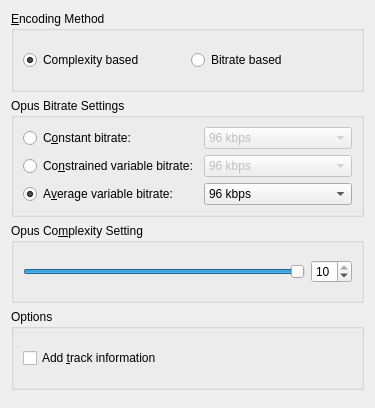
<?xml version="1.0" encoding="UTF-8"?>
<ui version="4.0">
 <class>EncoderOpusConfig</class>
 <widget class="QWidget" name="EncoderOpusConfig">
  <property name="geometry">
   <rect>
    <x>0</x>
    <y>0</y>
    <width>375</width>
    <height>408</height>
   </rect>
  </property>
  <layout class="QVBoxLayout">
   <item>
    <widget class="QGroupBox" name="opus_enc_method">
     <property name="title">
      <string>&amp;Encoding Method</string>
     </property>
     <layout class="QHBoxLayout">
      <item>
       <widget class="QRadioButton" name="kcfg_opus_enc_complexity">
        <property name="text">
         <string>Complexity based</string>
        </property>
        <property name="checked">
         <bool>true</bool>
        </property>
       </widget>
      </item>
      <item>
       <widget class="QRadioButton" name="kcfg_opus_enc_bitrate">
        <property name="text">
         <string>Bitrate based</string>
        </property>
       </widget>
      </item>
     </layout>
    </widget>
   </item>
   <item>
    <widget class="QGroupBox" name="opus_bitrate_settings">
     <property name="enabled">
      <bool>true</bool>
     </property>
     <property name="title">
      <string>Opus Bitrate Settings</string>
     </property>
     <layout class="QGridLayout">
       <item row="0" column="0">
       <widget class="QRadioButton" name="kcfg_set_opus_cbr">
        <property name="text">
         <string>C&amp;onstant bitrate:</string>
        </property>
       </widget>
      </item>
      <item row="0" column="1">
       <widget class="QComboBox" name="kcfg_opus_cbr">
        <property name="enabled">
         <bool>false</bool>
        </property>
        <property name="currentText">
         <string>96 kbps</string>
        </property>
        <property name="currentIndex">
         <number>6</number>
        </property>
        <item>
         <property name="text">
          <string>6 kbps</string>
         </property>
        </item>
        <item>
         <property name="text">
          <string>12 kbps</string>
         </property>
        </item>
        <item>
         <property name="text">
          <string>24 kbps</string>
         </property>
        </item>
        <item>
         <property name="text">
          <string>48 kbps</string>
         </property>
        </item>
        <item>
         <property name="text">
          <string>64 kbps</string>
         </property>
        </item>
        <item>
         <property name="text">
          <string>80 kbps</string>
         </property>
        </item>
        <item>
         <property name="text">
          <string>96 kbps</string>
         </property>
        </item>
        <item>
         <property name="text">
          <string>128 kbps</string>
         </property>
        </item>
        <item>
         <property name="text">
          <string>160 kbps</string>
         </property>
        </item>
        <item>
         <property name="text">
          <string>192 kbps</string>
         </property>
        </item>
        <item>
         <property name="text">
          <string>256 kbps</string>
         </property>
        </item>
       </widget>
      </item>
      <item row="1" column="0">
       <widget class="QRadioButton" name="kcfg_set_opus_cvbr">
        <property name="text">
         <string>Co&amp;nstrained variable bitrate:</string>
        </property>
       </widget>
      </item>
      <item row="1" column="1">
       <widget class="QComboBox" name="kcfg_opus_cvbr">
        <property name="enabled">
         <bool>false</bool>
        </property>
        <property name="currentText">
         <string>96 kbps</string>
        </property>
        <property name="currentIndex">
         <number>6</number>
        </property>
        <item>
         <property name="text">
          <string>6 kbps</string>
         </property>
        </item>
        <item>
         <property name="text">
          <string>12 kbps</string>
         </property>
        </item>
        <item>
         <property name="text">
          <string>24 kbps</string>
         </property>
        </item>
        <item>
         <property name="text">
          <string>48 kbps</string>
         </property>
        </item>
        <item>
         <property name="text">
          <string>64 kbps</string>
         </property>
        </item>
        <item>
         <property name="text">
          <string>80 kbps</string>
         </property>
        </item>
        <item>
         <property name="text">
          <string>96 kbps</string>
         </property>
        </item>
        <item>
         <property name="text">
          <string>128 kbps</string>
         </property>
        </item>
        <item>
         <property name="text">
          <string>160 kbps</string>
         </property>
        </item>
        <item>
         <property name="text">
          <string>192 kbps</string>
         </property>
        </item>
        <item>
         <property name="text">
          <string>256 kbps</string>
         </property>
        </item>
       </widget>
      </item>
      <item row="2" column="0">
       <widget class="QRadioButton" name="kcfg_set_opus_vbr">
        <property name="text">
         <string>A&amp;verage variable bitrate:</string>
        </property>
        <property name="checked">
         <bool>true</bool>
        </property>
       </widget>
      </item>
      <item row="2" column="1">
       <widget class="QComboBox" name="kcfg_opus_vbr">
        <property name="enabled">
         <bool>true</bool>
        </property>
        <property name="currentText">
         <string>96 kbps</string>
        </property>
        <property name="currentIndex">
         <number>6</number>
        </property>
        <item>
         <property name="text">
          <string>6 kbps</string>
         </property>
        </item>
        <item>
         <property name="text">
          <string>12 kbps</string>
         </property>
        </item>
        <item>
         <property name="text">
          <string>24 kbps</string>
         </property>
        </item>
        <item>
         <property name="text">
          <string>48 kbps</string>
         </property>
        </item>
        <item>
         <property name="text">
          <string>64 kbps</string>
         </property>
        </item>
        <item>
         <property name="text">
          <string>80 kbps</string>
         </property>
        </item>
        <item>
         <property name="text">
          <string>96 kbps</string>
         </property>
        </item>
        <item>
         <property name="text">
          <string>128 kbps</string>
         </property>
        </item>
        <item>
         <property name="text">
          <string>160 kbps</string>
         </property>
        </item>
        <item>
         <property name="text">
          <string>192 kbps</string>
         </property>
        </item>
        <item>
         <property name="text">
          <string>256 kbps</string>
         </property>
        </item>
       </widget>
      </item>
     </layout>
    </widget>
   </item>
   <item>
    <widget class="QGroupBox" name="opus_complexity_settings">
     <property name="whatsThis">
      <string>You can set the complexity of the encoded stream here. A higher value implies a higher complexity but encodes slower.</string>
     </property>
     <property name="title">
      <string>Opus Co&amp;mplexity Setting</string>
     </property>
     <layout class="QHBoxLayout">
      <item>
       <layout class="QHBoxLayout" name="horizontalLayout">
        <item>
         <widget class="QSlider" name="complexitySlider">
          <property name="whatsThis">
            <string>Higher is better but slower</string>
          </property>
          <property name="orientation">
           <enum>Qt::Horizontal</enum>
          </property>
          <property name="minimum">
            <number>0</number>
          </property>
          <property name="maximum">
            <number>10</number>
          </property>
          <property name="value">
            <number>10</number>
          </property>
         </widget>
        </item>
       </layout>
      </item>
      <item>
       <widget class="QSpinBox" name="kcfg_opus_complexity">
        <property name="whatsThis">
         <string>Higher is better but slower</string>
        </property>
        <property name="minimum">
         <number>0</number>
        </property>
        <property name="maximum">
         <number>10</number>
        </property>
        <property name="value">
         <number>10</number>
        </property>
       </widget>
      </item>
     </layout>
    </widget>
   </item>
   <item>
    <widget class="QGroupBox" name="fileOptions">
     <property name="title">
      <string>Options</string>
     </property>
     <layout class="QVBoxLayout">
      <item>
       <widget class="QCheckBox" name="kcfg_opus_comments">
        <property name="enabled">
         <bool>true</bool>
        </property>
        <property name="whatsThis">
         <string>Add a description of the song to the file header. This makes it easy for the user to get advanced song information shown by his media player. You can get this information automatically via the Internet. Look at the &lt;i&gt;&quot;CDDB Retrieval&quot;&lt;/i&gt; control module for details.</string>
        </property>
        <property name="text">
         <string>Add &amp;track information</string>
        </property>
       </widget>
      </item>
     </layout>
    </widget>
   </item>
   <item>
    <spacer name="spacer9">
     <property name="orientation">
      <enum>Qt::Vertical</enum>
     </property>
     <property name="sizeType">
      <enum>QSizePolicy::Expanding</enum>
     </property>
    </spacer>
   </item>
  </layout>
 </widget>
 <resources/>
 <connections>
  <connection>
   <sender>kcfg_opus_enc_bitrate</sender>
   <signal>toggled(bool)</signal>
   <receiver>opus_bitrate_settings</receiver>
   <slot>setVisible(bool)</slot>
  </connection>
  <connection>
   <sender>kcfg_opus_enc_complexity</sender>
   <signal>toggled(bool)</signal>
   <receiver>opus_complexity_settings</receiver>
   <slot>setVisible(bool)</slot>
  </connection>
  <connection>
   <sender>kcfg_set_opus_cbr</sender>
   <signal>toggled(bool)</signal>
   <receiver>kcfg_opus_cbr</receiver>
   <slot>setEnabled(bool)</slot>
  </connection>
  <connection>
   <sender>kcfg_set_opus_cbr</sender>
   <signal>toggled(bool)</signal>
   <receiver>kcfg_opus_cvbr</receiver>
   <slot>setDisabled(bool)</slot>
  </connection>
  <connection>
   <sender>kcfg_set_opus_cbr</sender>
   <signal>toggled(bool)</signal>
   <receiver>kcfg_opus_vbr</receiver>
   <slot>setDisabled(bool)</slot>
  </connection>
  <connection>
   <sender>kcfg_set_opus_cvbr</sender>
   <signal>toggled(bool)</signal>
   <receiver>kcfg_opus_cvbr</receiver>
   <slot>setEnabled(bool)</slot>
  </connection>
  <connection>
   <sender>kcfg_set_opus_cvbr</sender>
   <signal>toggled(bool)</signal>
   <receiver>kcfg_opus_cbr</receiver>
   <slot>setDisabled(bool)</slot>
  </connection>
  <connection>
   <sender>kcfg_set_opus_cvbr</sender>
   <signal>toggled(bool)</signal>
   <receiver>kcfg_opus_vbr</receiver>
   <slot>setDisabled(bool)</slot>
  </connection>
  <connection>
   <sender>kcfg_set_opus_vbr</sender>
   <signal>toggled(bool)</signal>
   <receiver>kcfg_opus_vbr</receiver>
   <slot>setEnabled(bool)</slot>
  </connection>
  <connection>
   <sender>kcfg_set_opus_vbr</sender>
   <signal>toggled(bool)</signal>
   <receiver>kcfg_opus_cvbr</receiver>
   <slot>setDisabled(bool)</slot>
  </connection>
  <connection>
   <sender>kcfg_set_opus_vbr</sender>
   <signal>toggled(bool)</signal>
   <receiver>kcfg_opus_cbr</receiver>
   <slot>setDisabled(bool)</slot>
  </connection>
  <connection>
   <sender>kcfg_opus_complexity</sender>
   <signal>valueChanged(int)</signal>
   <receiver>complexitySlider</receiver>
   <slot>setValue(int)</slot>
  </connection>
  <connection>
   <sender>complexitySlider</sender>
   <signal>valueChanged(int)</signal>
   <receiver>kcfg_opus_complexity</receiver>
   <slot>setValue(int)</slot>
  </connection>
 </connections>
</ui>
